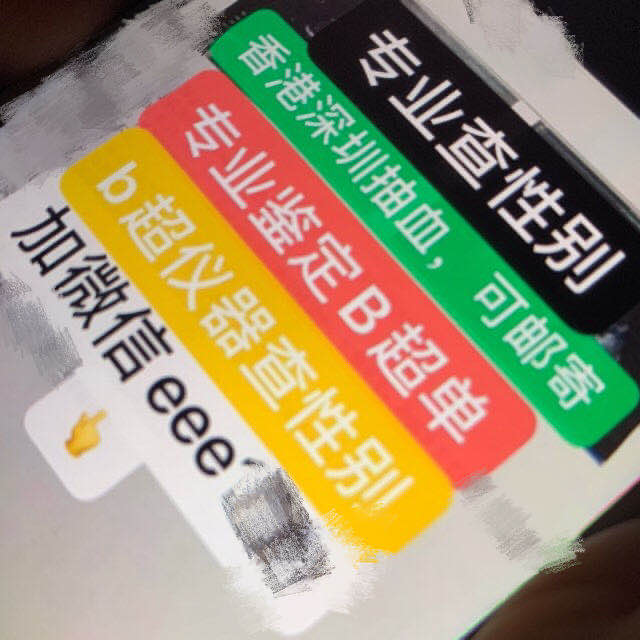
#> input picture images/1.jpg, 640 x 640 px
$ python -i utils.py   (imports and definitions only)
#> lines starting #> are read from the running program, lines starting #| are printed output that depends on the picture
#> further down, picture is the input picture: shape (640, 640, 3); mean B, G, R 117.8, 145.5, 157.3
# -*- encoding: utf-8 -*-
# @Author: SWHL
# @Contact: liekkaskono@163.com
from typing import List, Optional, Tuple

import cv2
import numpy as np
import pyclipper
from shapely.geometry import Polygon


class DetPreProcess:
    def __init__(self, limit_side_len: int = 736, limit_type: str = "min", mean=None,
                 std=None):
        if mean is None:
            mean = [0.485, 0.456, 0.406]
        if std is None:
            std = [0.229, 0.224, 0.225]
        self.mean = np.array(mean)
        self.std = np.array(std)
        self.scale = 1 / 255.0

        self.limit_side_len = limit_side_len
        self.limit_type = limit_type

    def __call__(self, img: np.ndarray) -> Optional[np.ndarray]:
        resized_img = self.resize(img)
        if resized_img is None:
            return None

        img = self.normalize(resized_img)
        img = self.permute(img)
        img = np.expand_dims(img, axis=0).astype(np.float32)
        return img

    def normalize(self, img: np.ndarray) -> np.ndarray:
        return (img.astype("float32") * self.scale - self.mean) / self.std

    def permute(self, img: np.ndarray) -> np.ndarray:
        return img.transpose((2, 0, 1))

    def resize(self, img: np.ndarray) -> Optional[np.ndarray]:
        """resize image to a size multiple of 32 which is required by the network"""
        h, w = img.shape[:2]
#> h = 640; w = 640

        if self.limit_type == "max":
            if max(h, w) > self.limit_side_len:
                if h > w:
                    ratio = float(self.limit_side_len) / h
                else:
                    ratio = float(self.limit_side_len) / w
            else:
                ratio = 1.0
        else:
            if min(h, w) < self.limit_side_len:
                if h < w:
                    ratio = float(self.limit_side_len) / h
                else:
                    ratio = float(self.limit_side_len) / w
#> ratio = 1.15
            else:
                ratio = 1.0

        resize_h = int(h * ratio)
#> resize_h = 736
        resize_w = int(w * ratio)
#> resize_w = 736

        resize_h = int(round(resize_h / 32) * 32)
        resize_w = int(round(resize_w / 32) * 32)

        try:
            if int(resize_w) <= 0 or int(resize_h) <= 0:
                return None
            img = cv2.resize(img, (int(resize_w), int(resize_h)))
        except Exception as exc:
            raise ResizeImgError from exc

        return img


class ResizeImgError(Exception):
    pass


class DBPostProcess:
    """The post process for Differentiable Binarization (DB)."""

    # [149 lines left out: functions __init__, __call__, boxes_from_bitmap, get_mini_boxes, box_score_fast, box_score_slow and 1 more, not called in this run]

>>> import cv2
>>> picture = cv2.imread('../../../images/1.jpg')
>>> result = DetPreProcess()(picture)
#> in normalize, `return (img.astype("float32") * self.scale - self.mean) / self.std`:
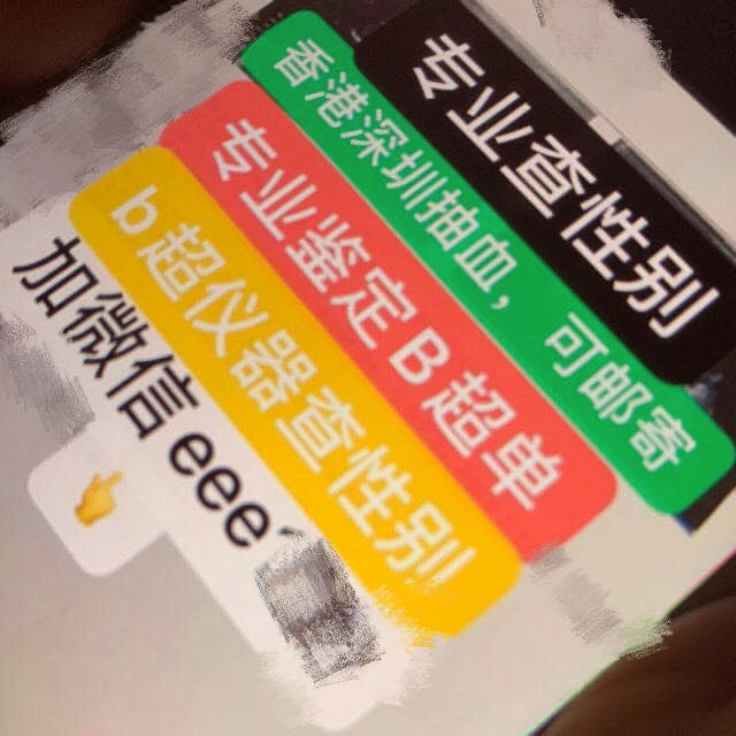
#> returned value: shape (736, 736, 3) float64; mean of channels 0, 1, 2 -0.103, 0.51, 0.936; drawn with min black and max white
